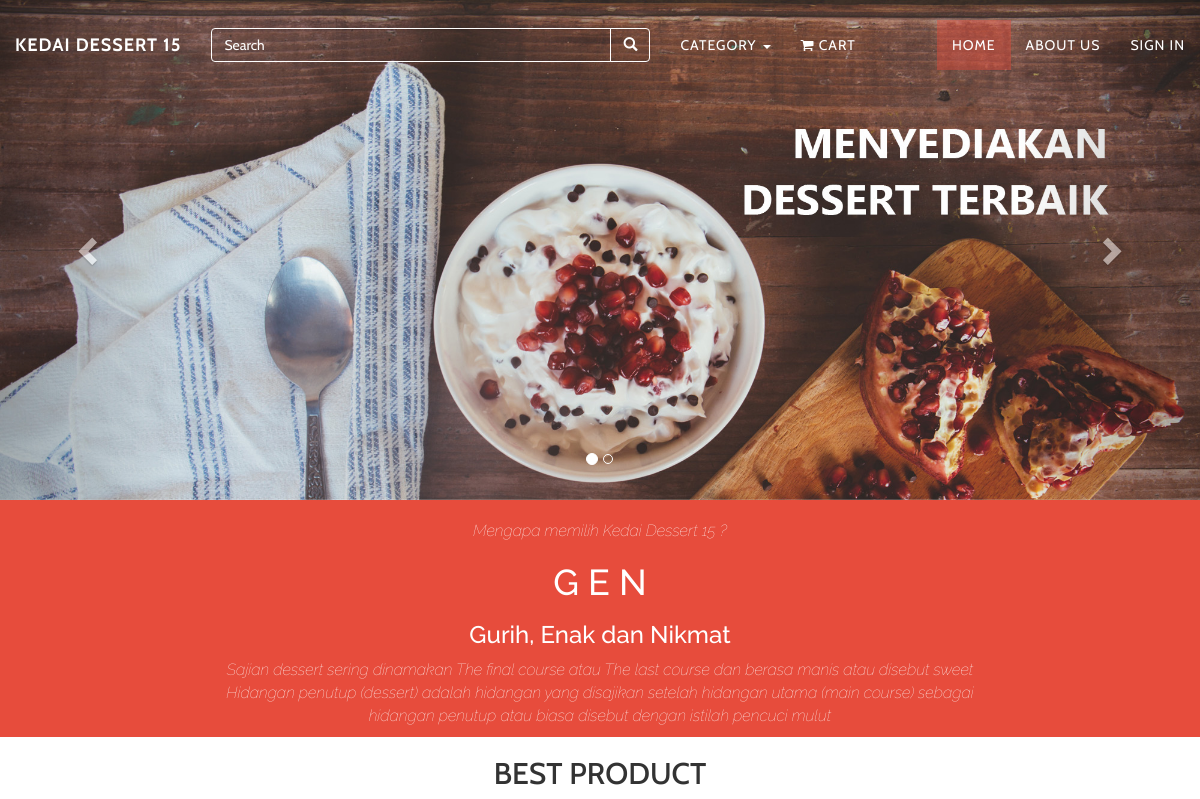
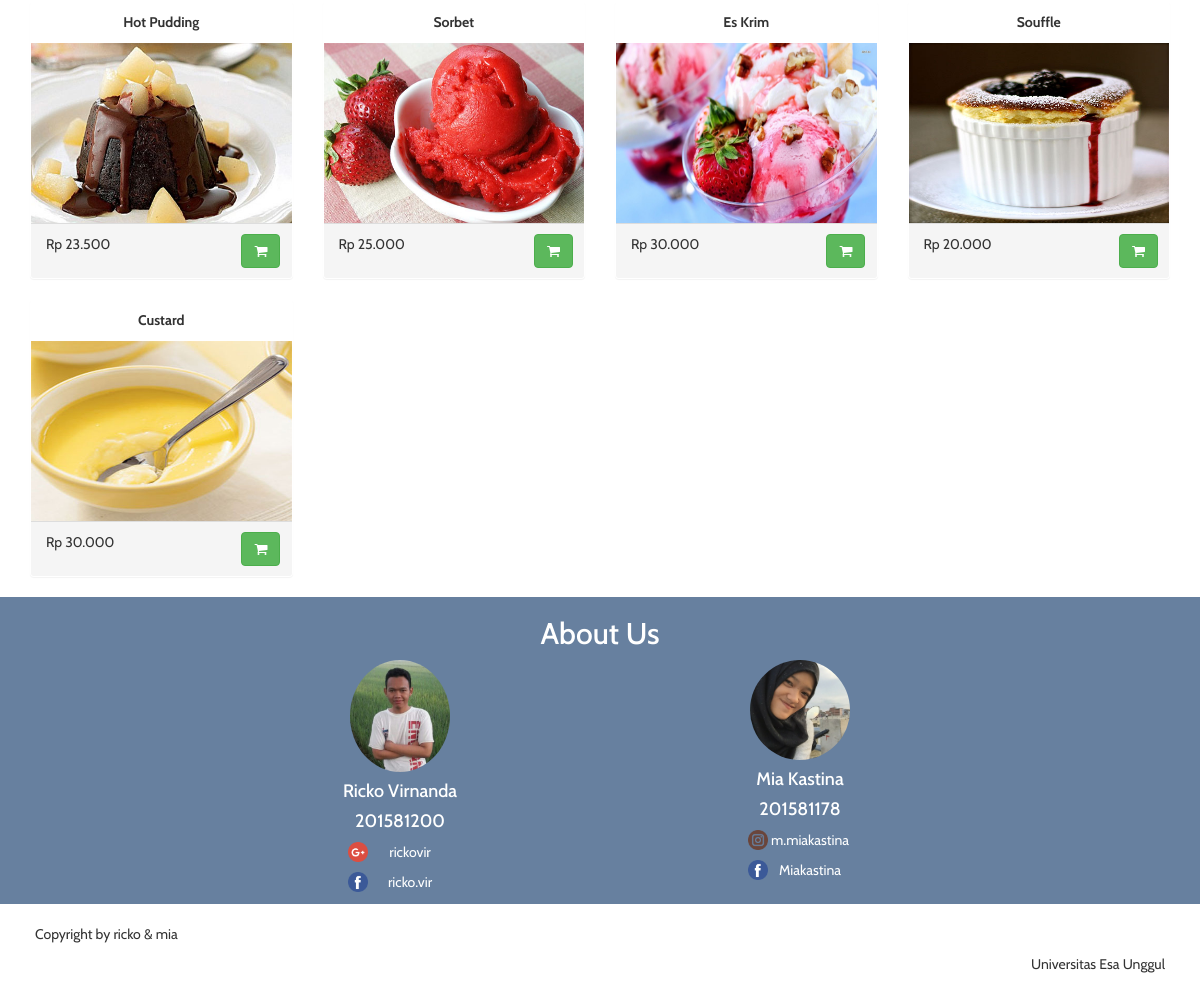
The page / on the database its author committed (2 pictures, top to bottom).
### tables this page shows
CREATE TABLE `barang` (
  `kode_barang` int(10) NOT NULL,
  `nama_barang` varchar(50) NOT NULL,
  `harga_barang` int(20) NOT NULL,
  `stok` int(5) NOT NULL,
  `deskripsi` text NOT NULL,
  `gambar` varchar(200) NOT NULL,
  `kode_kategori` int(10) NOT NULL,
  `trash` enum('Y','N') NOT NULL DEFAULT 'N'
);

### application/libraries/Template.php (called while the page is built)
<?php if ( ! defined('BASEPATH')) exit('No direct script access allowed');
class Template {
	var $template_data = array();
	function set($name, $value)
	{
		$this->template_data[$name] = $value;
	}
	function load($template = '', $view = '' , $view_data = array(), $return = FALSE)
	{
		$this->CI =& get_instance();
		$this->set('contents', $this->CI->load->view($view, $view_data, TRUE));
		return $this->CI->load->view($template, $this->template_data, $return);
	}
	function main_template($view, $data = array())
	{
		$this->CI =& get_instance();
		$data['result_kategori'] = $this->CI->ModelsKedai->select_all('kategori')->result();
		$this->load('template', $view, $data);
	}
}

### application/controllers/Main.php (called while the page is built, shortened)
<?php
class Main extends CI_Controller
{
	public function index()
	{
		$barang_q = $this->db->query('select * from barang where trash="N" order by kode_barang desc limit 8');
		$kategori_q = $this->ModelsKedai->select_all('kategori');
		$data['barang'] = $barang_q;
		$data['kategori'] = $kategori_q ;
		$data['home'] = true;
		$this->template->main_template('home',$data);
	}
}

### index.php (called while the page is built, shortened)
<?php
require_once BASEPATH.'core/CodeIgniter.php';

### application/helpers/rupiah_helper.php (called while the page is built)
<?php if ( ! defined('BASEPATH')) exit('No direct script access allowed');
if ( ! function_exists('rupiah'))
{
	function rupiah($harga)
	{
		return "Rp " . number_format($harga , 0 , ',' , '.' );
	}
}

### application/views/home.php (the view, shortened to what this page needs)
<?php
$result_barang = $barang->result();
 ?>
		<div id="myCarousel" class="carousel slide" data-ride="carousel">
			<ol class="carousel-indicators">
				<li data-target="#myCarousel" data-slide-to="0" class="active"></li>
				<li data-target="#myCarousel" data-slide-to="1"></li>
			</ol>
			<div class="carousel-inner">
				<div class="item active">
					<img src="<?php echo base_url();?>assets/img/header1.jpg" alt="First slide">
					<div class="container">
						<div class="carousel-caption" style="text-align:right">
						</div>
					</div>
				</div>
			</div>
			<a class="left carousel-control" href="#myCarousel" role="button" data-slide="prev"><span class="glyphicon glyphicon-chevron-left"></span></a>
			<a class="right carousel-control" href="#myCarousel" role="button" data-slide="next"><span class="glyphicon glyphicon-chevron-right"></span></a>
		</div>
		<div class="container m-why">
			<div class="row">
				<div class="col-md-2"></div>
				<div class="col-md-8 m-why-detail">
					<p><i>Mengapa memilih Kedai Dessert 15 ?</i></p>
					<h1>G E N</h1>
					<h3>Gurih, Enak dan Nikmat</h3>
					<p>
					<i>
					Sajian dessert sering dinamakan The
					final course atau The last course dan berasa manis atau disebut sweet
					Hidangan penutup (dessert) adalah hidangan yang disajikan setelah hidangan
					utama (main course) sebagai hidangan penutup atau biasa disebut dengan
					istilah pencuci mulut
					</i>
					</p>
				</div>
				<div class="col-md-2"></div>
			</div>
		</div>
		<div class="container ">
			<div class="row">
				<div class="col-md-12">
					<center><h2>BEST PRODUCT</h2></center>
				</div>
				<?php
				foreach($result_barang as $row_barang)
				{
					?>
				<div class="col-sm-3">
					<div class="panel panel-solid">
						<div class="panel-heading">
							<span class=""><?php echo $row_barang->nama_barang; ?></span>
						</div>
						<div class="panel-body">
							<div class="row item-img">
								<div class="col-xs-12 tocenter">
									<img src="<?php echo base_url("uploads/".$row_barang->gambar); ?>"/>
								</div>
							</div>
						</div>
						<div class="panel-footer acara-panel-footer">
							<div class="row">
								<div class="col-xs-9">
									<span><?php echo rupiah($row_barang->harga_barang); ?></span>
								</div>
								<div class="col-xs-3">
									<button class="btn btn-success" onclick="window.location.href='<?php echo site_url("barang/index/".$row_barang->kode_barang); ?>'">
										<i class="fa fa-shopping-cart"></i>
									</button>
								</div>
							</div>
						</div>
					</div>
			</div>
				<?php } ?>
			</div>
		</div>

### application/views/template.php (shortened to what this page needs)
<?php
$active_header = "";
?>
<!DOCTYPE html>
<html>
	<head>
		<link rel="stylesheet" type="text/css" href="<?php echo base_url();?>assets/css/bootstrap.min.css">
		<link rel="stylesheet" type="text/css" href="<?php echo base_url();?>assets/css/custom.css">
		<link rel="stylesheet" type="text/css" href="<?php echo base_url();?>font-awesome/css/font-awesome.min.css">
		<link href="<?php echo base_url();?>assets/plugins/datatables/dataTables.bootstrap.css" rel="stylesheet" type="text/css" />
	</head>
	<body>
		<div class="container">
			<div class="navbar navbar-custom navbar-fixed-top <?php echo $active_header; ?>" role="navigation">
				<div class="container-fluid">
					<div class="navbar-header">
						<a class="navbar-brand" href="<?php echo base_url('index.php'); ?>">Kedai Dessert 15</a>
					</div>
					<div class="navbar-collapse collapse">
						<ul class="nav navbar-nav navbar-left">
							<li>
								<form action="<?php echo site_url('search/index/'); ?>" method="GET" class="navbar-form" role="search">
								  <div class="input-group">
									<input type="text" class="form-control" placeholder="Search" name="key" id="srch-term">
									<div class="input-group-btn">
									  <button class="btn btn-default" type="submit"><span class="glyphicon glyphicon-search"></span></button>
									</div>
								  </div>
								</form>
							</li>
							<li class="dropdown">
								<a href="#" class="dropdown-toggle" data-toggle="dropdown">Category <span class="caret"></span></a>
							</li>
							<li class="dropdown">
								<a href="#" class="dropdown-toggle" data-toggle="dropdown">
									<i class="fa fa-shopping-cart"></i> Cart
								</a>
							</li>
						</ul>
						<ul class="nav navbar-nav navbar-right">
							<li class="active"><a href="<?php echo base_url('index.php'); ?>">Home</a></li>
							<li><a href="#about">About Us</a></li>
							<?php
							if(empty($_SESSION['customer_logged_in'])){ ?>
							<li><a href="<?php echo site_url("main/signin");?>">Sign In</a></li>
							<?php
							} ?>
						</ul>
					</div>
				</div>
			</div>
		</div>
		<?php echo $contents; ?>
		<div class="container about-us" id="about">
			<div class="row">
				<div class="col-md-12">
					<h2>About Us</h2>
				</div>
				<div class="col-md-2"></div>
				<div class="col-md-4 ab-profile">
					<img src="<?php echo base_url();?>assets/img/ricko.jpg" class="img-circle call-r-detail" />
					<h4>Ricko Virnanda</h4>
					<h4>201581200</h4>
					<center>
						<div class="socmed">
							<img src="<?php echo base_url();?>assets/img/google-plus.png" /><p>rickovir</p>
							<img src="<?php echo base_url();?>assets/img/facebook.png" /><p>ricko.vir</p>
						</div>
					</center>
				</div>
				<div class="col-md-4 ab-profile">
					<img src="<?php echo base_url();?>assets/img/mia.jpg" class="img-circle call-m-detail" />
					<h4>Mia Kastina</h4>
					<h4>201581178</h4>
					<center>
						<div class="socmed">
							<img src="<?php echo base_url();?>assets/img/instagram.png" /><p>m.miakastina</p>
							<img src="<?php echo base_url();?>assets/img/facebook.png" /><p>Miakastina</p>
						</div>
					</center>
				</div>
				<div class="col-md-2"></div>
				<div class="col-md-12"></div>
				<div class="col-md-2"></div>
				<div class="col-md-4">
				</div>
				<div class="col-md-4">
				</div>
				<div class="col-md-2"></div>
			</div>
		</div>
		<div class="container footer">
			<p>Copyright by ricko & mia </p>
			<p class="pull-right">Universitas Esa Unggul </p>
		</div>
	</body>
</html>

### assets/css/custom.css (style rules this page uses)
body { font-family:'Cabin',sans-serif; }
.carousel { height: 500px; margin-bottom: 0px; }
.carousel-caption { z-index: 10; }
.carousel .item { height: 500px; background-color:#FFF; }
.carousel-inner > .item > img { position: absolute; top: 0; left: 0; min-width: 100%; height: 500px; }
.m-why { font-family:'Raleway',sans-serif; background:#E74C3C; width:100%; margin-top:0; padding-top:20px; color:white; }
.m-why-detail { text-align:center; font-size:16px; font-weight:1; }
.about-us { background:#67809F; width:100%; text-align:center; color:#FFF; }
.ab-profile img { width:100px; }
.socmed { width:105px; }
.socmed img { width:20px; float:left; }
.footer { padding:20px; }
.navbar-custom { margin-bottom: 0; border-bottom: 1px solid rgba(255,255,255,0.3); text-transform: uppercase; background-color: #E74C3C; }
.navbar-custom .navbar-brand { font-weight: 700; }
.navbar-custom a { color: #fff; }
.navbar-custom .nav li.active { outline: none; background-color: rgba(231, 76, 60, 0.44); }
.navbar-custom .nav li a { -webkit-transition: background .3s ease-in-out; -moz-transition: background .3s ease-in-out; transition: background .3s ease-in-out; }
@media (min-width:767px) { .navbar { padding: 20px 0; border-bottom: 0; letter-spacing: 1px; background: 0 0; -webkit-transition: background .5s ease-in-out,padding .5s ease-in-out; -moz-transition: background .5s ease-in-out,padding .5s ease-in-out; transition: background .5s ease-in-out,padding .5s ease-in-out; } }
.navbar-form .btn-default { background:transparent; color:#FFF; border-color:#FFF; }
.navbar-form .form-control { background:transparent; color:#FFF; border-color:#FFF; width:400px !important; }
.item-img img { width:100%; height:180px; }
.panel-body { padding:0 !important; }
.panel-heading { text-align:center; font-weight:bold; }

### rows shown on the page
barang: nama_barang "Hot Pudding", gambar (picture), harga_barang "Rp 23.500"
barang: nama_barang "Sorbet", gambar (picture), harga_barang "Rp 25.000"
barang: nama_barang "Es Krim", gambar (picture), harga_barang "Rp 30.000"
barang: nama_barang "Souffle", gambar (picture), harga_barang "Rp 20.000"
barang: nama_barang "Custard", gambar (picture), harga_barang "Rp 30.000"
